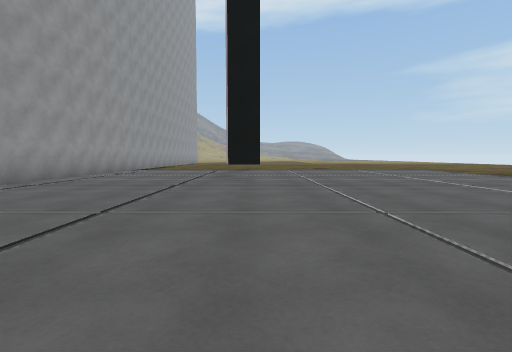
view 1 (above)

12 first-person views from a walk through a 3-D level made in the Unity game engine. The camera is 1.2 m above the floor, tilts 4° down and sees 85° across. The floor is counted in squares, 2 m on a side. Each view is taken from the middle of a square. On the plan, view 1 faces up. The plan holds only what a view shows up to about 9 squares ahead; the rest is blank. The place goes on beyond the plan. The player character is not drawn. Some animated figures are not drawn.

view 2
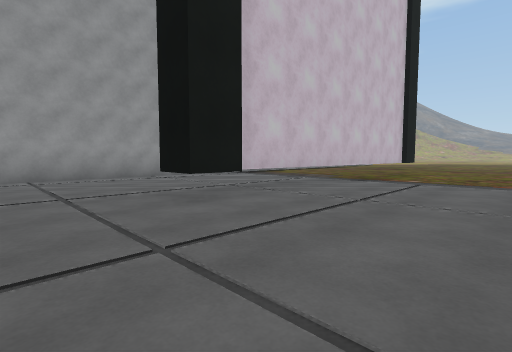

view 3
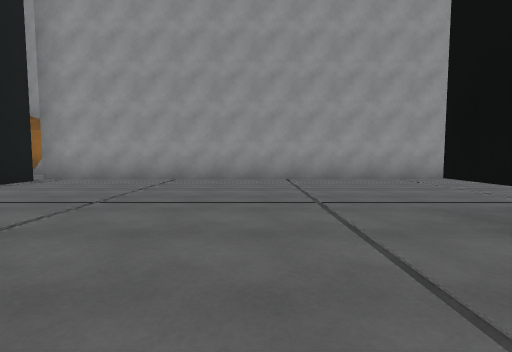

view 4
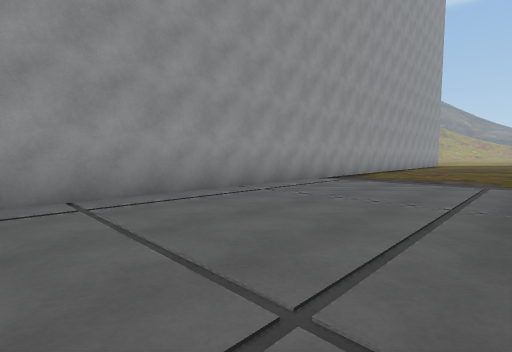

view 5
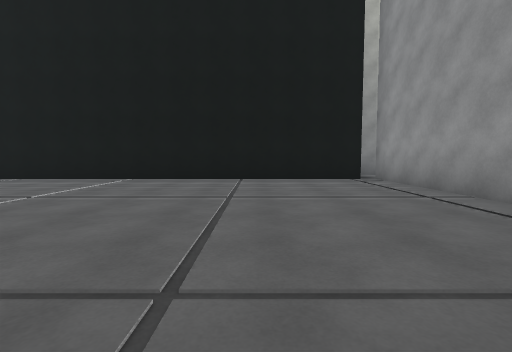

view 6
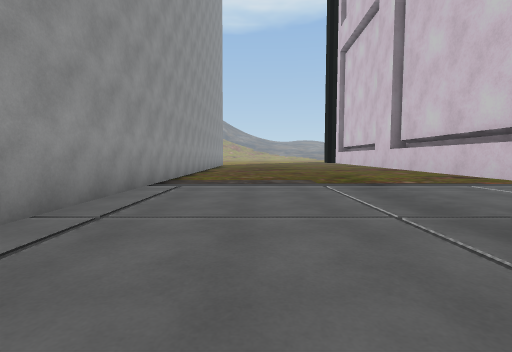

view 7
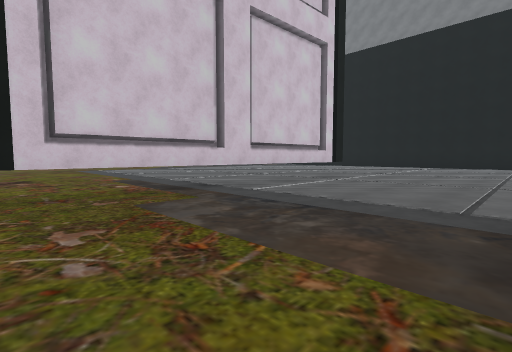

view 8
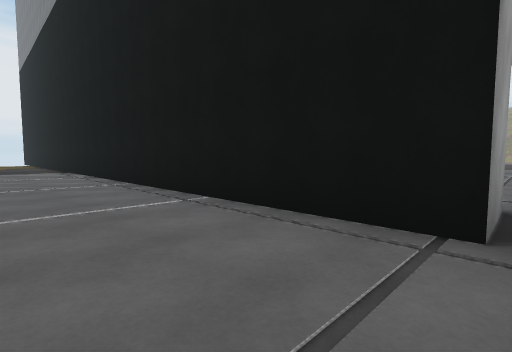

view 9
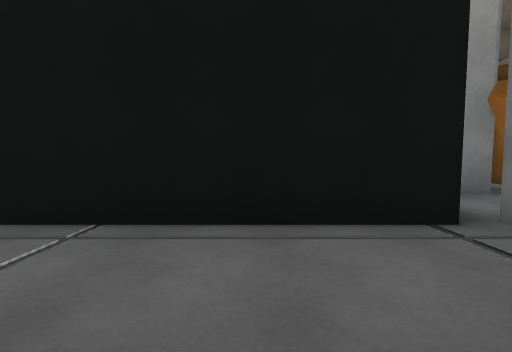

view 10
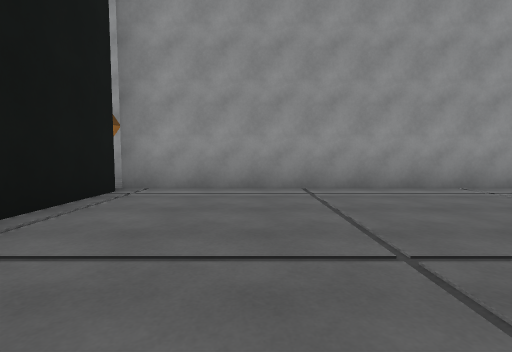

view 11
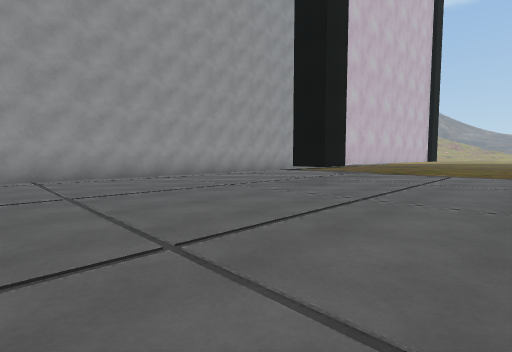

view 12
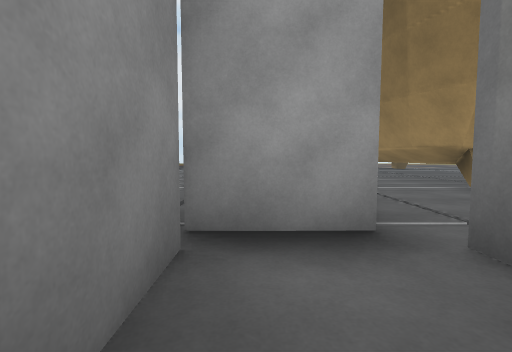

### Floor plan
Key: @ floor where view 1 was taken; # wall or solid block; . floor; T thing the floor can be seen under or through.
Columns run from 7 left of view 1 to 3 right of it. Each row starts with its distance up from view 1.
 15  #.....T...
 14  #.....T...
 13  #.....T...
 12  #.....T...
 11  #.....T...
 10  #.....T...
  9  #.....T...
  8  #.....T...
  7  #.....T...
  6  #.........
  5  #.........
  4  #.........
  3  #.........
  2  #.........
  1  #.........
  0  #.....@...
 -1 ...########
 -2 #..#
 -3 ###...
 -4    .....
 -5      ###

Where each view was taken, in squares from view 1:
view 1: 0 up, 0 right, facing up
view 2: 5 up, 3 right, facing up-left
view 3: 5 up, 2 right, facing left
view 4: 5 up, 1 left, facing up-left
view 5: 7 up, 2 left, facing down
view 6: 6 up, 3 left, facing up
view 7: 15 up, 5 left, facing down-right
view 8: 2 up, 5 left, facing down-right
view 9: 2 up, 3 left, facing down
view 10: 2 up, 0 right, facing left
view 11: 2 up, 3 right, facing up-left
view 12: 1 down, 7 left, facing right
